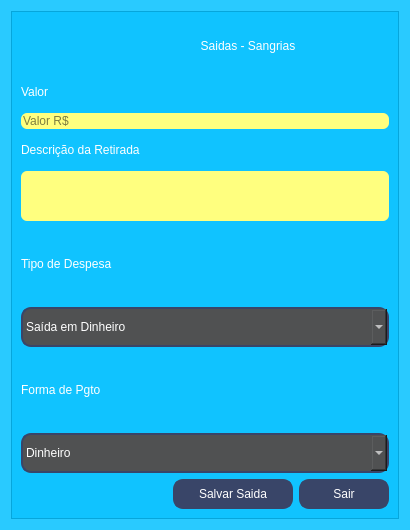
<?xml version="1.0" encoding="UTF-8"?>
<ui version="4.0">
 <class>Saida</class>
 <widget class="QWidget" name="Saida">
  <property name="geometry">
   <rect>
    <x>0</x>
    <y>0</y>
    <width>410</width>
    <height>530</height>
   </rect>
  </property>
  <property name="minimumSize">
   <size>
    <width>410</width>
    <height>530</height>
   </size>
  </property>
  <property name="maximumSize">
   <size>
    <width>410</width>
    <height>530</height>
   </size>
  </property>
  <property name="windowTitle">
   <string>Form</string>
  </property>
  <property name="styleSheet">
   <string notr="true">background: rgba(0,191,255,0.6);</string>
  </property>
  <layout class="QGridLayout" name="gridLayout_2">
   <item row="0" column="0">
    <widget class="QFrame" name="frame">
     <property name="styleSheet">
      <string notr="true">background: rgba(0,191,255,0.6);</string>
     </property>
     <property name="frameShape">
      <enum>QFrame::Shape::StyledPanel</enum>
     </property>
     <property name="frameShadow">
      <enum>QFrame::Shadow::Raised</enum>
     </property>
     <layout class="QGridLayout" name="gridLayout">
      <item row="0" column="0">
       <layout class="QHBoxLayout" name="horizontalLayout">
        <item>
         <widget class="QLabel" name="label_2">
          <property name="maximumSize">
           <size>
            <width>80</width>
            <height>80</height>
           </size>
          </property>
          <property name="styleSheet">
           <string notr="true">background: transparent;</string>
          </property>
          <property name="text">
           <string/>
          </property>
          <property name="pixmap">
           <pixmap resource="Resource.qrc">:/new/img/img (129).png</pixmap>
          </property>
          <property name="scaledContents">
           <bool>true</bool>
          </property>
         </widget>
        </item>
        <item>
         <widget class="QLabel" name="label">
          <property name="minimumSize">
           <size>
            <width>0</width>
            <height>50</height>
           </size>
          </property>
          <property name="maximumSize">
           <size>
            <width>16777215</width>
            <height>50</height>
           </size>
          </property>
          <property name="styleSheet">
           <string notr="true">background: transparent;
font: 700 15pt &quot;Segoe UI&quot;;
color: rgb(255, 255, 255);

</string>
          </property>
          <property name="text">
           <string>Saidas - Sangrias</string>
          </property>
          <property name="alignment">
           <set>Qt::AlignmentFlag::AlignCenter</set>
          </property>
         </widget>
        </item>
       </layout>
      </item>
      <item row="1" column="0">
       <layout class="QVBoxLayout" name="verticalLayout_2">
        <item>
         <widget class="QLabel" name="label_3">
          <property name="maximumSize">
           <size>
            <width>310</width>
            <height>30</height>
           </size>
          </property>
          <property name="styleSheet">
           <string notr="true">background: transparent;
font: 700 14pt &quot;Segoe UI&quot;;
color: rgb(255, 255, 255);

</string>
          </property>
          <property name="text">
           <string>Valor</string>
          </property>
         </widget>
        </item>
        <item>
         <widget class="QLineEdit" name="txt_valor_saida">
          <property name="styleSheet">
           <string notr="true">QLineEdit {
   
	background-color: rgb(255, 255, 127);
    font: bold 20pt &quot;Segoe UI&quot;;
    border-radius: 6px;
	color: rgb(0, 0, 0);
}

QLineEdit:focus {
    background-color: rgb(127, 191, 255); /* Cor quando selecionado/focado */
}

QMenu {
    background-color: rgb(0, 0, 0);
    color: #ffffff;
    font: bold 10px &quot;Segoe UI&quot;;
    border-radius: 6px;
}

</string>
          </property>
          <property name="placeholderText">
           <string>Valor R$</string>
          </property>
         </widget>
        </item>
       </layout>
      </item>
      <item row="2" column="0">
       <layout class="QVBoxLayout" name="verticalLayout">
        <item>
         <widget class="QLabel" name="label_4">
          <property name="maximumSize">
           <size>
            <width>256</width>
            <height>30</height>
           </size>
          </property>
          <property name="styleSheet">
           <string notr="true">background: transparent;
font: 700 14pt &quot;Segoe UI&quot;;
color: rgb(255, 255, 255);

</string>
          </property>
          <property name="text">
           <string>Descrição da Retirada</string>
          </property>
         </widget>
        </item>
        <item>
         <widget class="QPlainTextEdit" name="plainTextEdit_descricao_retirada">
          <property name="minimumSize">
           <size>
            <width>0</width>
            <height>50</height>
           </size>
          </property>
          <property name="maximumSize">
           <size>
            <width>16777215</width>
            <height>50</height>
           </size>
          </property>
          <property name="styleSheet">
           <string notr="true">QPlainTextEdit {
   
	background-color: rgb(255, 255, 127);
    font: bold 12pt &quot;Segoe UI&quot;;
	
	color: rgb(0, 0, 0);
    border-radius: 6px;
}

QPlainTextEdit:focus {
    background-color: rgb(127, 191, 255); /* Cor quando selecionado/focado */
}

QMenu {
    background-color: rgb(0, 0, 0);
    color: #ffffff;
    font: bold 10px &quot;Segoe UI&quot;;
    border-radius: 6px;
}</string>
          </property>
         </widget>
        </item>
       </layout>
      </item>
      <item row="3" column="0">
       <layout class="QVBoxLayout" name="verticalLayout_3">
        <item>
         <widget class="QLabel" name="label_5">
          <property name="styleSheet">
           <string notr="true">background: transparent;
font: 700 14pt &quot;Segoe UI&quot;;
color: rgb(255, 255, 255);
</string>
          </property>
          <property name="text">
           <string>Tipo de Despesa</string>
          </property>
         </widget>
        </item>
        <item>
         <widget class="QComboBox" name="comboBox_descricao_saidas">
          <property name="minimumSize">
           <size>
            <width>0</width>
            <height>40</height>
           </size>
          </property>
          <property name="maximumSize">
           <size>
            <width>430</width>
            <height>40</height>
           </size>
          </property>
          <property name="styleSheet">
           <string notr="true">QComboBox {
		background-color: rgb(80, 81, 82);
        border: 2px solid #394568;
        border-radius: 10px;
        font: 700 10pt &quot;Segoe UI&quot;;
		color: rgb(255, 255, 255);
    }
     QComboBox:hover {
        
	background-color: rgb(75, 85, 83);

    }
     QComboBox:pressed {
        background-color: #2c3650;
    }

QComboBox QAbstractItemView {
	color: rgb(255, 255, 255);
    /* Propriedades de estilo para o menu suspenso */
}
</string>
          </property>
          <item>
           <property name="text">
            <string>Saída em Dinheiro</string>
           </property>
          </item>
          <item>
           <property name="text">
            <string>Cancelamento de Venda</string>
           </property>
          </item>
          <item>
           <property name="text">
            <string>Devolução de Produto</string>
           </property>
          </item>
          <item>
           <property name="text">
            <string>Venda de Produto</string>
           </property>
          </item>
          <item>
           <property name="text">
            <string>Retirada para Troco</string>
           </property>
          </item>
          <item>
           <property name="text">
            <string>Saída via Pix</string>
           </property>
          </item>
          <item>
           <property name="text">
            <string>Retirada para Despesas Operacionais</string>
           </property>
          </item>
          <item>
           <property name="text">
            <string>Retirada para Pagamento de Fornecedores</string>
           </property>
          </item>
          <item>
           <property name="text">
            <string>Retirada para Pagamento de Contas</string>
           </property>
          </item>
          <item>
           <property name="text">
            <string>Retirada para Fundo de Caixa</string>
           </property>
          </item>
          <item>
           <property name="text">
            <string>Saída em Cartão de Crédito</string>
           </property>
          </item>
          <item>
           <property name="text">
            <string>Saída em Cartão de Débito</string>
           </property>
          </item>
          <item>
           <property name="text">
            <string>Saída para Depósito Bancário</string>
           </property>
          </item>
          <item>
           <property name="text">
            <string>Saída para Transferência Eletrônica</string>
           </property>
          </item>
          <item>
           <property name="text">
            <string>Saída para Pagamento de Salários</string>
           </property>
          </item>
          <item>
           <property name="text">
            <string>Saída para Pagamento de Impostos</string>
           </property>
          </item>
          <item>
           <property name="text">
            <string>Retirada para Investimentos</string>
           </property>
          </item>
          <item>
           <property name="text">
            <string>Retirada para Capital de Giro</string>
           </property>
          </item>
          <item>
           <property name="text">
            <string>Saída para Compra de Ativos</string>
           </property>
          </item>
          <item>
           <property name="text">
            <string>Outras Saídas ou Sangrias</string>
           </property>
          </item>
         </widget>
        </item>
       </layout>
      </item>
      <item row="4" column="0">
       <layout class="QVBoxLayout" name="verticalLayout_4">
        <item>
         <widget class="QLabel" name="label_6">
          <property name="styleSheet">
           <string notr="true">background: transparent;
font: 700 14pt &quot;Segoe UI&quot;;
color: rgb(255, 255, 255);

</string>
          </property>
          <property name="text">
           <string>Forma de Pgto</string>
          </property>
         </widget>
        </item>
        <item>
         <widget class="QComboBox" name="comboBox_forma_pgto_saida">
          <property name="minimumSize">
           <size>
            <width>0</width>
            <height>40</height>
           </size>
          </property>
          <property name="maximumSize">
           <size>
            <width>430</width>
            <height>40</height>
           </size>
          </property>
          <property name="styleSheet">
           <string notr="true">QComboBox {
		background-color: rgb(80, 81, 82);
        border: 2px solid #394568;
        border-radius: 10px;
        font: 700 10pt &quot;Segoe UI&quot;;
		color: rgb(255, 255, 255);
    }
     QComboBox:hover {
        
	background-color: rgb(75, 85, 83);

    }
     QComboBox:pressed {
        background-color: #2c3650;
    }

QComboBox QAbstractItemView {
	color: rgb(255, 255, 255);
    /* Propriedades de estilo para o menu suspenso */
}
</string>
          </property>
          <item>
           <property name="text">
            <string>Dinheiro</string>
           </property>
          </item>
          <item>
           <property name="text">
            <string>Cartão de Crédito</string>
           </property>
          </item>
          <item>
           <property name="text">
            <string>Cartão de Débito</string>
           </property>
          </item>
          <item>
           <property name="text">
            <string>Pix</string>
           </property>
          </item>
         </widget>
        </item>
       </layout>
      </item>
      <item row="5" column="0">
       <layout class="QHBoxLayout" name="horizontalLayout_2">
        <item>
         <spacer name="horizontalSpacer">
          <property name="orientation">
           <enum>Qt::Orientation::Horizontal</enum>
          </property>
          <property name="sizeHint" stdset="0">
           <size>
            <width>40</width>
            <height>20</height>
           </size>
          </property>
         </spacer>
        </item>
        <item>
         <widget class="QPushButton" name="btn_salvar_saida">
          <property name="minimumSize">
           <size>
            <width>120</width>
            <height>30</height>
           </size>
          </property>
          <property name="maximumSize">
           <size>
            <width>120</width>
            <height>30</height>
           </size>
          </property>
          <property name="styleSheet">
           <string notr="true">
    QPushButton {
        background-color: #394568;
        border: 2px solid #394568;
        border-radius: 10px;
        font: 700 10pt &quot;Segoe UI&quot;;
		color: rgb(255, 255, 255);
    }
    QPushButton:hover {
        background-color: #44537c;
    }
    QPushButton:pressed {
        background-color: #2c3650;
    }

</string>
          </property>
          <property name="text">
           <string>Salvar Saida</string>
          </property>
         </widget>
        </item>
        <item>
         <widget class="QPushButton" name="btn_saidas_sair">
          <property name="minimumSize">
           <size>
            <width>90</width>
            <height>30</height>
           </size>
          </property>
          <property name="maximumSize">
           <size>
            <width>90</width>
            <height>30</height>
           </size>
          </property>
          <property name="styleSheet">
           <string notr="true">
    QPushButton {
        background-color: #394568;
        border: 2px solid #394568;
        border-radius: 10px;
        font: 700 10pt &quot;Segoe UI&quot;;
		color: rgb(255, 255, 255);
    }
    QPushButton:hover {
        background-color: #44537c;
    }
    QPushButton:pressed {
        background-color: #2c3650;
    }

</string>
          </property>
          <property name="text">
           <string>Sair</string>
          </property>
          <property name="shortcut">
           <string>Esc</string>
          </property>
         </widget>
        </item>
       </layout>
      </item>
     </layout>
    </widget>
   </item>
  </layout>
 </widget>
 <resources>
  <include location="Resource.qrc"/>
 </resources>
 <connections>
  <connection>
   <sender>btn_saidas_sair</sender>
   <signal>clicked()</signal>
   <receiver>Saida</receiver>
   <slot>close()</slot>
   <hints>
    <hint type="sourcelabel">
     <x>194</x>
     <y>475</y>
    </hint>
    <hint type="destinationlabel">
     <x>172</x>
     <y>249</y>
    </hint>
   </hints>
  </connection>
 </connections>
</ui>
